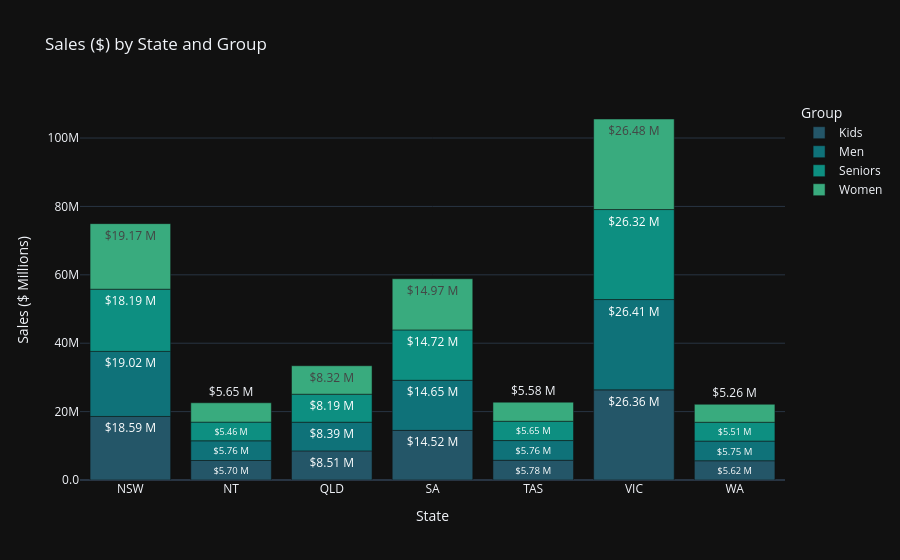

Source (notebook cell):
### Markdown cell above
#### 📊 State-wise sales analysis for different demographic groups (kids, women, men, and seniors).

### Code cell
# Prepare data (same logic as yours)
state_group_df = df.groupby(['State', 'Group'])['Sales'].sum().reset_index()

# Create stacked bar chart
fig = px.bar(
    state_group_df,
    x='State',
    y='Sales',
    color='Group',
    title='Sales ($) by State and Group',
    text=state_group_df['Sales'].apply(lambda x: f"${x/1e6:.2f} M"),
    color_discrete_sequence=px.colors.sequential.Aggrnyl
)

# Format Y-axis in $ Millions
fig.update_layout(
    yaxis_title="Sales ($ Millions)",
    xaxis_title="State",
    yaxis=dict(tickformat=".2s")  # auto scales (K, M, B)
)

# Put labels inside bars
fig.update_traces(textposition='auto')

# Clean layout
fig.update_layout(
    template="plotly_dark",
    legend_title="Group"
)

fig.show()

### Figure 1 — Plotly figure (JSON) as saved in the notebook; plotly's stock layout.template omitted (floating-point values rounded to 4 significant figures)
{"data": [{"hovertemplate": "Group=Kids<br>State=%{x}<br>Sales=%{y}<br>text=%{text}<extra></extra>", "legendgroup": "Kids", "marker": {"color": "rgb(36, 86, 104)", "pattern": {"shape": ""}}, "name": "Kids", "orientation": "v", "showlegend": true, "text": ["$18.59 M", "$5.70 M", "$8.51 M", "$14.52 M", "$5.78 M", "$26.36 M", "$5.62 M"], "textposition": "auto", "type": "bar", "x": ["NSW", "NT", "QLD", "SA", "TAS", "VIC", "WA"], "xaxis": "x", "y": [18587500, 5700000, 8510000, 14515000, 5775000, 26360000, 5625000], "yaxis": "y"}, {"hovertemplate": "Group=Men<br>State=%{x}<br>Sales=%{y}<br>text=%{text}<extra></extra>", "legendgroup": "Men", "marker": {"color": "rgb(15, 114, 121)", "pattern": {"shape": ""}}, "name": "Men", "orientation": "v", "showlegend": true, "text": ["$19.02 M", "$5.76 M", "$8.39 M", "$14.65 M", "$5.76 M", "$26.41 M", "$5.75 M"], "textposition": "auto", "type": "bar", "x": ["NSW", "NT", "QLD", "SA", "TAS", "VIC", "WA"], "xaxis": "x", "y": [19022500, 5762500, 8392500, 14655000, 5757500, 26407500, 5752500], "yaxis": "y"}, {"hovertemplate": "Group=Seniors<br>State=%{x}<br>Sales=%{y}<br>text=%{text}<extra></extra>", "legendgroup": "Seniors", "marker": {"color": "rgb(13, 143, 129)", "pattern": {"shape": ""}}, "name": "Seniors", "orientation": "v", "showlegend": true, "text": ["$18.19 M", "$5.46 M", "$8.19 M", "$14.72 M", "$5.65 M", "$26.32 M", "$5.51 M"], "textposition": "auto", "type": "bar", "x": ["NSW", "NT", "QLD", "SA", "TAS", "VIC", "WA"], "xaxis": "x", "y": [18187500, 5465000, 8190000, 14717500, 5650000, 26315000, 5512500], "yaxis": "y"}, {"hovertemplate": "Group=Women<br>State=%{x}<br>Sales=%{y}<br>text=%{text}<extra></extra>", "legendgroup": "Women", "marker": {"color": "rgb(57, 171, 126)", "pattern": {"shape": ""}}, "name": "Women", "orientation": "v", "showlegend": true, "text": ["$19.17 M", "$5.65 M", "$8.32 M", "$14.97 M", "$5.58 M", "$26.48 M", "$5.26 M"], "textposition": "auto", "type": "bar", "x": ["NSW", "NT", "QLD", "SA", "TAS", "VIC", "WA"], "xaxis": "x", "y": [19172500, 5652500, 8325000, 14970000, 5577500, 26482500, 5262500], "yaxis": "y"}], "layout": {"barmode": "relative", "legend": {"title": {"text": "Group"}, "tracegroupgap": 0}, "title": {"text": "Sales ($) by State and Group"}, "xaxis": {"anchor": "y", "domain": [0, 1], "title": {"text": "State"}}, "yaxis": {"anchor": "x", "domain": [0, 1], "tickformat": ".2s", "title": {"text": "Sales ($ Millions)"}}}}
